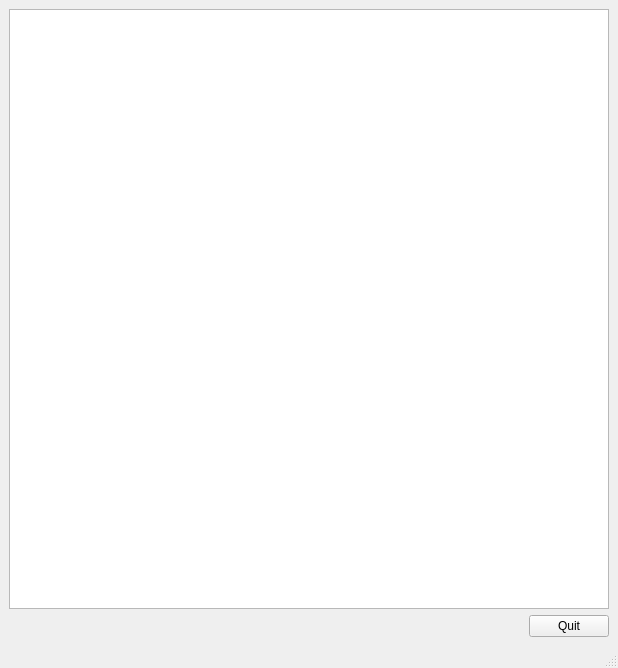
<?xml version="1.0" encoding="UTF-8"?>
<ui version="4.0">
 <class>MainWindow</class>
 <widget class="QMainWindow" name="MainWindow">
  <property name="geometry">
   <rect>
    <x>0</x>
    <y>0</y>
    <width>424</width>
    <height>517</height>
   </rect>
  </property>
  <property name="windowTitle">
   <string>MainWindow</string>
  </property>
  <widget class="QWidget" name="centralwidget">
   <layout class="QGridLayout" name="gridLayout">
    <item row="0" column="0">
     <widget class="GraphicsLayoutWidget" name="graphicsView">
      <property name="minimumSize">
       <size>
        <width>600</width>
        <height>600</height>
       </size>
      </property>
      <property name="frameShadow">
       <enum>QFrame::Plain</enum>
      </property>
     </widget>
    </item>
    <item row="1" column="0">
     <layout class="QHBoxLayout" name="horizontalLayout">
      <item>
       <spacer name="horizontalSpacer">
        <property name="orientation">
         <enum>Qt::Horizontal</enum>
        </property>
        <property name="sizeHint" stdset="0">
         <size>
          <width>40</width>
          <height>20</height>
         </size>
        </property>
       </spacer>
      </item>
      <item>
       <widget class="QPushButton" name="pushButton">
        <property name="text">
         <string>Quit</string>
        </property>
       </widget>
      </item>
     </layout>
    </item>
   </layout>
  </widget>
  <widget class="QMenuBar" name="menubar">
   <property name="geometry">
    <rect>
     <x>0</x>
     <y>0</y>
     <width>424</width>
     <height>24</height>
    </rect>
   </property>
  </widget>
  <widget class="QStatusBar" name="statusbar"/>
 </widget>
 <customwidgets>
  <customwidget>
   <class>GraphicsLayoutWidget</class>
   <extends>QGraphicsView</extends>
   <header location="global">pyqtgraph</header>
  </customwidget>
 </customwidgets>
 <resources/>
 <connections>
  <connection>
   <sender>pushButton</sender>
   <signal>clicked()</signal>
   <receiver>MainWindow</receiver>
   <slot>close()</slot>
   <hints>
    <hint type="sourcelabel">
     <x>754</x>
     <y>557</y>
    </hint>
    <hint type="destinationlabel">
     <x>675</x>
     <y>563</y>
    </hint>
   </hints>
  </connection>
 </connections>
</ui>
